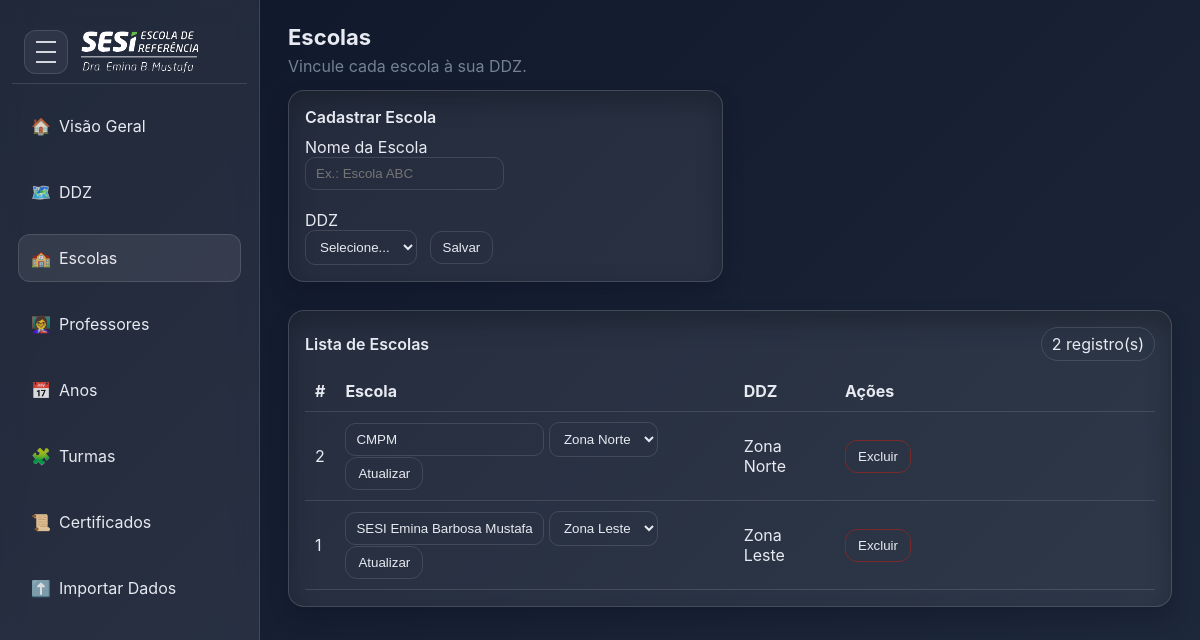
Screenshot of /escolas with the database file from the repository.
### app/models.py (models this page shows)
class Base(DeclarativeBase):
    pass

class Escola(Base):
    __tablename__ = "escola"
    id: Mapped[int] = mapped_column(primary_key=True)
    nome: Mapped[str] = mapped_column(String(180), unique=True, index=True)
    ddz_id: Mapped[int] = mapped_column(ForeignKey("ddz.id", ondelete="RESTRICT"), index=True)
    ddz: Mapped[DDZ] = relationship(back_populates="escolas")
    professores: Mapped[list["Professor"]] = relationship(back_populates="escola", cascade="all,delete")

class DDZ(Base):
    __tablename__ = "ddz"
    id: Mapped[int] = mapped_column(primary_key=True)
    nome: Mapped[str] = mapped_column(String(120), unique=True, index=True)
    escolas: Mapped[list["Escola"]] = relationship(back_populates="ddz", cascade="all,delete")

### app/main.py (the view)
@app.get("/escolas", response_class=HTMLResponse)
def page_escolas(request: Request, db: Session = Depends(get_session)):
    escolas = db.query(Escola).order_by(Escola.nome).all()
    ddzs = db.query(DDZ).order_by(DDZ.nome).all()
    return templates.TemplateResponse(
        "escolas_list.html",
        {"request": request, "escolas": escolas, "ddzs": ddzs},
    )

### templates/escolas_list.html (shortened to what this page needs)
{% extends "base.html" %}
{% block content %}
<h1 class="page-title">Escolas</h1>
<p class="subtitle muted">Vincule cada escola à sua DDZ.</p>
<div class="row">
    <section class="card span-6">
        <div class="section-head">
            <h2 class="section-title">Cadastrar Escola</h2>
        </div>
        <form method="post" action="/escolas">
            <label>Nome da Escola</label><br />
            <input name="nome" placeholder="Ex.: Escola ABC" required><br /><br />
            <label>DDZ</label><br />
            <select name="ddz_id" required>
                <option value="">Selecione...</option>
            </select>
            <button class="btn" type="submit" style="margin-left:8px;">Salvar</button>
        </form>
    </section>
    <section class="card span-12" style="margin-top:14px;">
        <div class="section-head">
            <h2 class="section-title">Lista de Escolas</h2>
            <span class="tag">{{ escolas|length if escolas else 0 }} registro(s)</span>
        </div>
        <div class="table-wrap">
            <table>
                <thead>
                    <tr>
                        <th>#</th>
                        <th>Escola</th>
                        <th>DDZ</th>
                        <th style="width:320px">Ações</th>
                    </tr>
                </thead>
                <tbody>
                    {% for e in escolas %}
                    <tr>
                        <td>{{ e.id }}</td>
                        <td>
                            <form class="inline" method="post" action="/escolas/{{ e.id }}/update">
                                <input name="nome" value="{{ e.nome }}" required>
                                <select name="ddz_id" required>
                                    {% for d in ddzs %}
                                    <option value="{{ d.id }}" {% if d.id==e.ddz_id %}selected{% endif %}>{{ d.nome }}
                                    </option>
                                    {% endfor %}
                                </select>
                                <button class="btn" type="submit">Atualizar</button>
                            </form>
                        </td>
                        <td>{{ e.ddz.nome if e.ddz else '—' }}</td>
                        <td>
                            <form class="inline" method="post" action="/escolas/{{ e.id }}/delete"
                                onsubmit="return confirm('Excluir {{ e.nome }}?')">
                                <button class="btn btn-danger" type="submit">Excluir</button>
                            </form>
                        </td>
                    </tr>
                    {% else %}
                    <tr>
                        <td colspan="4" class="muted">Sem registros</td>
                    </tr>
                    {% endfor %}
                </tbody>
            </table>
        </div>
    </section>
</div>
{% endblock %}

### static/app.css (style rules this page uses)
:root { --bg-from: #0f172a; --bg-to: #1e293b; --accent: #60a5fa; --accent-2: #8b5cf6; --glass: rgba(255, 255, 255, .08); --glass-strong: rgba(255, 255, 255, .14); --stroke: rgba(255, 255, 255, .12); --text: #e5e7eb; --muted: #94a3b8; --sidebar-w: 260px; --sidebar-w-collapsed: 72px; --radius: 16px; --trans: .25s ease; }
* { box-sizing: border-box }
html, body { height: 100% }
body { margin: 0; background: linear-gradient(135deg, var(--bg-from), var(--bg-to)); color: var(--text); font-family: Inter, system-ui, Segoe UI, Roboto, Helvetica, Arial, sans-serif; }
.row { display: grid; grid-template-columns: repeat(12, 1fr); gap: 14px }
.span-12 { grid-column: span 12 }
.span-6 { grid-column: span 6 }
.card { background: linear-gradient(180deg, var(--glass), rgba(255, 255, 255, .03)); border: 1px solid var(--stroke); border-radius: var(--radius); padding: 16px; box-shadow: 0 10px 24px rgba(0, 0, 0, .25) inset, 0 10px 20px rgba(2, 8, 23, .22); }
.section-head { display: flex; align-items: center; justify-content: space-between; margin-bottom: 10px }
.section-title { margin: 0; font-size: 16px; font-weight: 700 }
.page-title { margin: 0 0 6px; font-size: 24px; font-weight: 800 }
.subtitle { margin: 0 0 14px; color: var(--muted) }
.tag { display: inline-flex; align-items: center; padding: 6px 12px; border-radius: 999px; border: 1px solid var(--stroke); cursor: pointer; }
.table-wrap { overflow: auto }
table { width: 100%; border-collapse: collapse }
th, td { padding: 10px; border-bottom: 1px solid var(--stroke); text-align: left }
.muted { color: var(--muted) }
input, select { background: transparent; border: 1px solid var(--stroke); border-radius: 10px; padding: 8px 10px; color: var(--text) }
.btn { padding: 8px 12px; border-radius: 12px; border: 1px solid var(--stroke); background: transparent; color: var(--text); cursor: pointer }
.btn-danger { border-color: #7a2a2a; color: #ffb4b4 }

### templates/base.html (style rules this page uses)
:root { --bg-from: #0f172a; --bg-to: #1e293b; --glass: rgba(255, 255, 255, .08); --stroke: rgba(255, 255, 255, .12); --text: #e7eaf0; --muted: #94a3b8; --sidebar-w: 260px; --sidebar-w-collapsed: 72px; --radius: 16px; --trans: .25s ease; --brand-h: 64px; --logo-h: 86px; }
body { margin: 0; background: linear-gradient(135deg, var(--bg-from), var(--bg-to)); color: var(--text); font-family: Inter, system-ui, Segoe UI, Roboto, Helvetica, Arial, sans-serif; }
select { background-color: #1e293b; color: white; border: 1px solid #334155; border-radius: 6px; padding: 6px; }
select option { background-color: #1e293b; color: white; }
.row { display: grid; grid-template-columns: repeat(12, 1fr); gap: 14px }
.span-12 { grid-column: span 12 }
.span-6 { grid-column: span 6 }
.card { background: var(--glass); border: 1px solid var(--stroke); border-radius: 16px; padding: 16px }
.section-head { display: flex; align-items: center; justify-content: space-between; margin-bottom: 10px }
.section-title { margin: 0; font-size: 16px; font-weight: 600 }
.tag { display: inline-flex; align-items: center; padding: 6px 10px; border-radius: 999px; border: 1px solid var(--stroke); cursor: pointer; text-decoration: none; color: var(--text) }
.table-wrap { overflow: auto }
table { width: 100%; border-collapse: collapse }
th, td { padding: 10px; border-bottom: 1px solid var(--stroke); text-align: left }
.muted { opacity: .75 }
.btn { padding: 8px 12px; border-radius: 12px; border: 1px solid var(--stroke); background: transparent; color: var(--text); cursor: pointer }
.btn-danger { border-color: #7a2a2a }
form.inline { display: inline }
input, select { background: transparent; border: 1px solid var(--stroke); border-radius: 10px; padding: 8px 10px; color: var(--text) }
.page-title { margin: 0 0 6px; font-size: 22px; font-weight: 700 }
.subtitle { margin: 0 0 14px }

### rows the page displays
Escola: id "2", nome "CMPM", ddz_id "Zona Norte", ddz "Zona Norte"
Escola: id "1", nome "SESI Emina Barbosa Mustafa", ddz_id "Zona Leste", ddz "Zona Leste"

### other values shown
{{ escolas|length if escolas else 0 }} "2"
